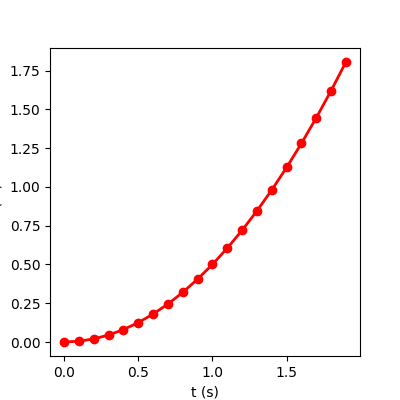

Write Python code to recreate this figure.
# plot motion with constant acceleration

import matplotlib

matplotlib.use('agg')

import matplotlib.pyplot as plt


a = 1.0    # acceleration
v0 = 0.0   # initial velocity

t, h, n = 0.0, 0.1, 20    # init time, step size, number of steps
ta, xa = [], []           # time and position lists

for i in range(n):
    x = v0*t + a*t*t/2.0
    ta.append(t)
    xa.append(x)
    t = t + h

# plot results
plt.figure(figsize=(4, 4))
plt.plot(ta, xa, '-o', color="red", linewidth=2)
plt.xlabel("t (s)")
plt.ylabel("x (m)")

plt.savefig("motion.png")
plt.show()
